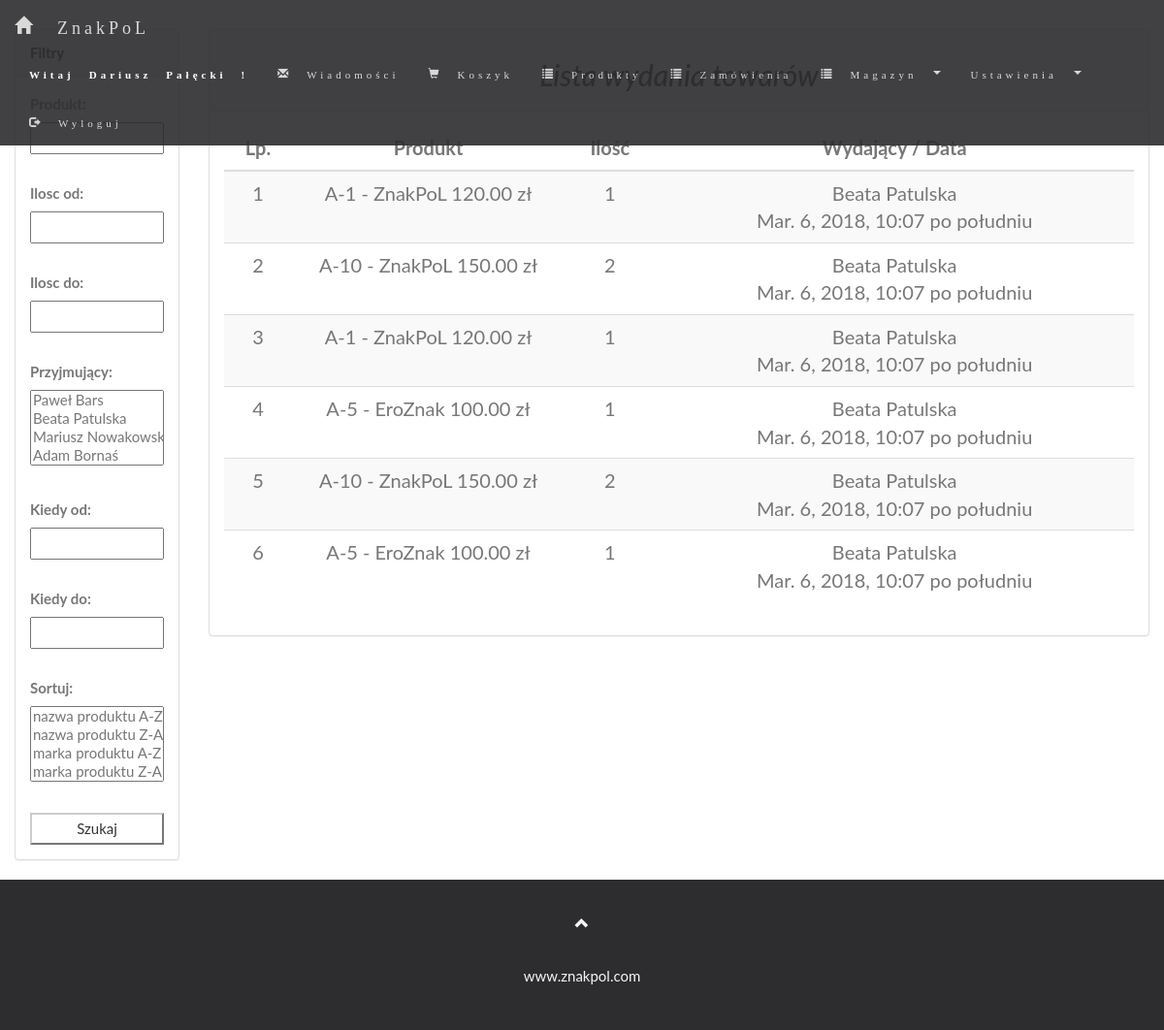
Page /magazyn/wydanie/ (signed in) on the committed database.
### pracownik/models.py (models this page shows, shortened)
class Uzytkownik(AbstractUser):
    adres = models.CharField(max_length=500)
    telefon = models.PositiveIntegerField(u'numer telefonu', blank=True, null=True)
    klient = models.BooleanField(default=False)
    zdjecie = models.ImageField('Zdjęcie', upload_to='obrazy/', blank=True, null=True)
    def get_nazwa(self):
        if self.first_name or self.last_name:
            return '{} {}'.format(self.first_name, self.last_name)
        if self.email:
            return self.email
        return self.username
    def __str__(self):
        try:
            stanowisko = ' - ' + self.pracownik.stanowisko.nazwa
        except AttributeError:
            stanowisko = ''
        return '{}{}'.format(self.get_nazwa(), stanowisko)

class Pracownik(models.Model):
    user = models.OneToOneField(Uzytkownik, on_delete=models.PROTECT, related_name='pracownik')
    stanowisko = models.ForeignKey(Stanowisko, on_delete=models.PROTECT)

### produkt/models.py (models this page shows, shortened)
class MagazynWydanie(models.Model):
    magazyn = models.ForeignKey(Magazyn, on_delete=models.PROTECT)
    ilosc = models.IntegerField('Ilość', editable=False, default=0)
    kiedy = models.DateTimeField(auto_now_add=True)
    kto = models.ForeignKey(User, on_delete=models.PROTECT)

class Magazyn(models.Model):
    produkt = models.OneToOneField(Produkt, on_delete=models.PROTECT)
    ilosc = models.IntegerField('Ilość', editable=False, default=0)
    ilosc_min = models.IntegerField('Minimalna ilość', default=0)
    ilosc_max = models.IntegerField('Maksymalna ilość', default=0)
    wolny = models.IntegerField(editable=False, default=0)
    zamowiony = models.IntegerField(editable=False, default=0)
    sprzedany = models.IntegerField(editable=False, default=0)
    objects = MagazynUtils()

class Produkt(models.Model):
    nazwa = models.CharField(max_length=300)
    cena = models.DecimalField(max_digits=100000, decimal_places=2, default=0)
    opis = models.TextField(blank=True)
    marka = models.CharField(max_length=300)
    obraz = models.ImageField(upload_to='obrazy/', blank=True, null=True)
    def __str__(self):
        return u'{} - {} {} zł'.format(self.nazwa, self.marka, self.cena)
    class Meta:
        ordering = ['nazwa', 'marka']

### produkt/views.py (the view, shortened to what this page needs)
# urls.py: url(r'^magazyn/wydanie/$', pv.MagazynWydanieListView.as_view(), name='magazyn-wydanie-lista'),
class MagazynWydanieListView(LoginRequiredMixin, ListView):
    model = MagazynWydanie
    def get(self, *args, **kwargs):
        qs = self.get_queryset()
        data = self.request.GET
        if not data:
            form = MagazynPrzyjecieFormFilter()
        self.object_list = qs
        context = self.get_context_data()
        context['form'] = form
        return self.render_to_response(context)

### produkt/views.py
class MagazynPrzyjecieFormFilter(forms.Form):
    produkt = forms.CharField(required=False)
    ilosc_od = forms.IntegerField(required=False)
    ilosc_do = forms.IntegerField(required=False)
    kto = forms.ModelMultipleChoiceField(required=False, label='Przyjmujący', queryset=User.objects.filter(klient=False))
    kiedy_od = forms.DateTimeField(required=False)
    kiedy_do = forms.DateTimeField(required=False)
    sortuj = forms.MultipleChoiceField(required=False,
            choices=[
                ('magazyn__produkt__nazwa','nazwa produktu A-Z'),
                ('-magazyn__produkt__nazwa','nazwa produktu Z-A'),
                ('magazyn__produkt__marka','marka produktu A-Z'),
                ('-magazyn__produkt__marka','marka produktu Z-A'),
                ('kiedy','wolny rosnąco'),
                ('-kiedy','wolny malejąco'),
                ])

### pracownik/views.py (called while the page is built)
    def get_context_data(self, *args, **kwargs):
        context = super().get_context_data(*args, **kwargs)
        context['nieprzeczytane'] = self.request.user.wiadomosc_set\
                .filter(odczytana=False).count()
        return context

### produkt/templates/produkt/magazynwydanie_list.html (shortened to what this page needs)
{% extends "base.html" %}
{% block content %}
<div class="container-fluid">
  <div class="row">
    <div class="col-sm-2">
      {% include "default_filter_form.html" %}
    </div>
    <div class="col-sm-10">
      <div class="panel panel-default">
        <div class="panel-heading"><strong>
            <center><h2><p><em> Lista wydania towarów</em></p></h2></center>
          </strong></div>
          <div class="panel-body">
            <table class="table table-striped">
              <thead>
                <tr>
                  <th style="text-align: center">Lp.</th>
                  <th style="text-align: center">Produkt</th>
                  <th style="text-align: center">Ilość</th>
                  <th style="text-align: center">Wydający / Data</th>
                </tr>
              </thead>
              <tbody>
                {% for i in object_list %}
                <tr>
                  <td>{{ forloop.counter }}</td>
                  <td style="width: 30%">
                    {{ i.magazyn.produkt }}
                  </td>
                  <td>{{ i.ilosc }}</td>
                  <td>{{ i.kto }} <br> {{ i.kiedy }}</td>
                </tr>
                {% endfor %}
              </tbody>
            </table>
          </div>
      </div>
    </div>
  </div>
</div>
{% endblock %}

### sklep/templates/base.html (shortened to what this page needs)
<!DOCTYPE html>
<html lang="pl">
  <head>
    <link rel="stylesheet" href="/media/bootstrap/css/bootstrap.css">
    <link rel="stylesheet" href="/media/bootstrap/css/bootstrap.min.css">
  </head>
  <body id="myPage" data-spy="scroll" data-target=".navbar" data-offset="50">
      {% block nav %}
      <nav class="navbar navbar-default navbar-fixed-top">
        <div class="container-fluid">
          <div class="navbar-header">
            <a class="navbar-brand glyphicon glyphicon-home" href="{% url 'home' %}"> ZnakPoL</a>
          </div>
          <div class="collapse navbar-collapse" id="bs-example-navbar-collapse-1">
            <ul class="nav navbar-nav navbar-right">
              {% if request.user.is_authenticated %}
              <li>
                <a class="glyphicon glyphicon-info" href="{% url 'uzytkownik-szczegoly' request.user.id %}">
                  <strong style="color: white">Witaj {{request.user.get_nazwa}} !</strong>
                </a>
              </li>
              <li>
                <a class="glyphicon glyphicon-envelope" href="{% url 'wiadomosc-lista' %}">
                  {% if nieprzeczytane %}
                  <span style="margin-bottom: 5%" class="badge">{{ nieprzeczytane }}</span>
                  {% else %}
                  Wiadomości
                  {% endif %}
                </a>
              </li>
              {% endif %}
              <li>
                <a class="glyphicon glyphicon-shopping-cart" href="{% url 'koszyk-lista' %}">
                  {% if request.session.koszyk %}
                  <span style="margin-bottom: 5%" class="badge">{{ request.session.koszyk.ilosc }}</span>
                  {% else %}
                  Koszyk
                  {% endif %}
                </a>
              </li>
              <li><a class="glyphicon glyphicon-list" href="{% url 'produkt-lista' %}"> Produkty</a></li>
              {% if not request.user.is_authenticated %}
              <li><a class="glyphicon glyphicon-envelope" href="{% url 'home' %}#kontakt"> Kontakt</a></li>
              <li><a class="glyphicon glyphicon-log-in" href="{% url 'login' %}"> Zaloguj</a></li>
              <li><a href="{% url 'rejestracja' %}"><span class="glyphicon glyphicon-search"> Zarejestruj</span></a></li>
              {% else %}
              <li><a class="glyphicon glyphicon-list" href="{% url 'zamowienie-lista' %}"> Zamówienia</a></li>
              {% if request.user.pracownik %}
              <li class="dropdown">
                <a class="dropdown-toggle glyphicon glyphicon-list" data-toggle="dropdown" role="button" aria-haspopup="true" aria-expanded="false" href="#"> Magazyn
                  <span class="caret"></span></a>
              </li>
              <li class="dropdown">
                <a class="dropdown-toggle glyphicon" data-toggle="dropdown" href="#">Ustawienia
                  <span class="caret"></span></a>
              </li>
              {% endif %}
              <li><a class="glyphicon glyphicon-log-out" href="{% url 'logout' %}"> Wyloguj</a></li>
              {% endif %}
            </ul>
          </div>
        </div>
      </nav>
      {% endblock %}
      {% load static %}
      {% load static %}
      {% block content %}
      {% endblock %}
      {% block footer %}
      <footer class="text-center">
        <a class="up-arrow" href="#myPage" data-toggle="tooltip" title="DO GÓRY">
          <span class="glyphicon glyphicon-chevron-up"></span>
        </a><br><br>
        <p>www.znakpol.com</a></p>
      </footer>
    {% endblock %}
  </body>
</html>

### sklep/templates/base.html (style rules this page uses)
body { font: 400 15px/1.8 Lato, sans-serif; color: #777; }
table { font-size: 20px; text-align: center; }
.fieldWrapper input { width: 100%; }
.fieldWrapper select { width: 100%; }
.navbar { font-family: Montserrat, sans-serif; margin-bottom: 0; background-color: #2d2d30; border: 0; font-size: 11px !important; letter-spacing: 4px; opacity: 0.9; }
.navbar li a, .navbar .navbar-brand { color: #d5d5d5 !important; }
footer { background-color: #2d2d30; color: #f5f5f5; padding: 32px; }
footer a { color: #f5f5f5; }

### rows in the picture
Uzytkownik: user.get_nazwa "Dariusz Pałęcki"
MagazynWydanie: magazyn.produkt "A-1 - ZnakPoL 120.00 zł", ilosc "1", kto "Beata Patulska", kiedy "Mar. 6, 2018, 10:07 po południu"
MagazynWydanie: magazyn.produkt "A-10 - ZnakPoL 150.00 zł", ilosc "2", kto "Beata Patulska", kiedy "Mar. 6, 2018, 10:07 po południu"
MagazynWydanie: magazyn.produkt "A-1 - ZnakPoL 120.00 zł", ilosc "1", kto "Beata Patulska", kiedy "Mar. 6, 2018, 10:07 po południu"
MagazynWydanie: magazyn.produkt "A-5 - EroZnak 100.00 zł", ilosc "1", kto "Beata Patulska", kiedy "Mar. 6, 2018, 10:07 po południu"
MagazynWydanie: magazyn.produkt "A-10 - ZnakPoL 150.00 zł", ilosc "2", kto "Beata Patulska", kiedy "Mar. 6, 2018, 10:07 po południu"
MagazynWydanie: magazyn.produkt "A-5 - EroZnak 100.00 zł", ilosc "1", kto "Beata Patulska", kiedy "Mar. 6, 2018, 10:07 po południu"

### other values in the picture
{{ field.label }} "Ilosc od" "Ilosc do" "Przyjmujący" "Kiedy od" "Kiedy do" "Sortuj"
